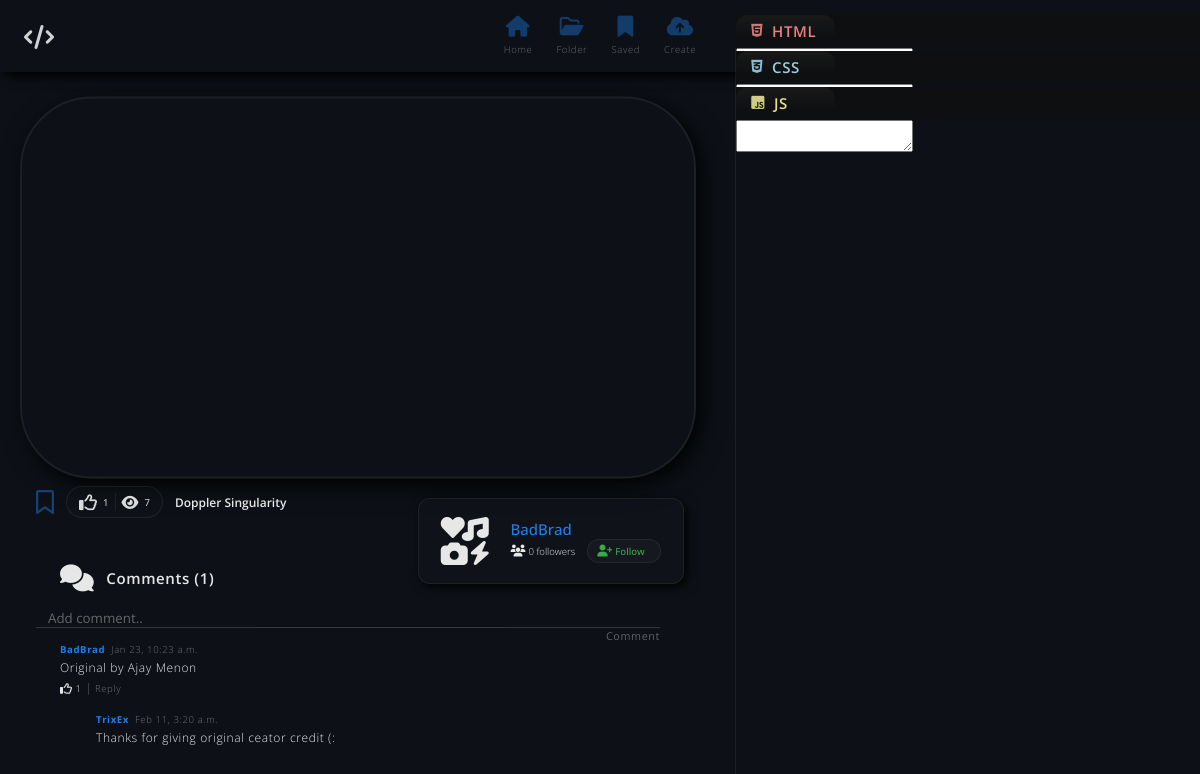
The page /TrixEx.com/view/18 (signed in) on the database its author committed.
### app/models.py (models this page shows)
class Project(models.Model):
    owner = models.ForeignKey(User, related_name="projects", on_delete=models.CASCADE)
    title = models.CharField(max_length=26)
    html = models.TextField()
    css = models.TextField()
    js = models.TextField()
    is_public = models.BooleanField()
    is_example = models.BooleanField(default=False)
    is_landing = models.BooleanField(default=False)
    scale = models.FloatField()
    margin_top = models.FloatField()
    margin_left = models.FloatField()
    views = models.IntegerField(default = 0)
    created_at = models.DateTimeField(auto_now_add=True)
    updated_at = models.DateTimeField(auto_now=True)
    bookmarked_users = models.ManyToManyField(User, related_name="bookmarked_projects")
    liked_users = models.ManyToManyField(User, related_name="liked_projects")

class User(models.Model):
    email = models.EmailField()
    username = models.CharField(max_length=12)
    password = models.TextField()
    motto = models.TextField(default = 'Hi, welcome to my projects folder..')
    is_demo = models.BooleanField(default=False)
    is_admin = models.BooleanField(default=False)
    is_authorized = models.BooleanField(default=False)
    created_at = models.DateTimeField(auto_now_add=True)
    updated_at = models.DateTimeField(auto_now=True)
    following = models.ManyToManyField('self', symmetrical=False, related_name='followers')
    objects = UserManager()

class Comment(models.Model):
    owner = models.ForeignKey(User, related_name="comments", on_delete=models.CASCADE)
    project = models.ForeignKey(Project, related_name="comments", on_delete=models.CASCADE)
    content = models.TextField()
    liked_users = models.ManyToManyField(User, related_name="liked_comments")
    created_at = models.DateTimeField(auto_now_add=True)
    updated_at = models.DateTimeField(auto_now=True)

class Reply(models.Model):
    owner = models.ForeignKey(User, related_name="replies", on_delete=models.CASCADE)
    comment = models.ForeignKey(Comment, related_name="replies", on_delete=models.CASCADE)
    content = models.TextField()
    created_at = models.DateTimeField(auto_now_add=True)
    updated_at = models.DateTimeField(auto_now=True)

### app/views.py (the view)
# urls.py: path('TrixEx.com/view/<int:projectId>', views.view),
def view(request, projectId):
    if 'userId' not in request.session:
        return redirect('/TrixEx.com')
    user = User.objects.get(id=request.session['userId'])
    project = Project.objects.get(id=projectId)
    project.views += 1
    project.save()
    comments = project.comments.all().order_by('-created_at')
    bookmarked_projectIds_set = set()
    bookmarked_projects = user.bookmarked_projects.all()
    for bookmarked_project in bookmarked_projects:
        bookmarked_projectIds_set.add(bookmarked_project.id)
    liked_projectIds_set = set()
    liked_projects = user.liked_projects.all()
    for liked_project in liked_projects:
        liked_projectIds_set.add(liked_project.id)
    liked_commentIds_set = set()
    liked_comments = user.liked_comments.all()
    for liked_comment in liked_comments:
        liked_commentIds_set.add(liked_comment.id)
    following_userIds_set = set()
    following = user.following.all()
    for followee in following:
        following_userIds_set.add(followee.id)
    context = {
        'user' : user,
        'project' : project,
        'bookmarked_projectIds_set' : bookmarked_projectIds_set,
        'liked_projectIds_set' : liked_projectIds_set,
        'liked_commentIds_set' : liked_commentIds_set,
        'following_userIds_set' : following_userIds_set,
        'comments' : comments,
    }
    return render(request, 'view.html', context)

### app/templates/view.html (shortened to what this page needs)
<!DOCTYPE html>
<html lang="en">
<head>
    {% load static %}
    <link rel="stylesheet" href="https://use.fontawesome.com/releases/v6.2.1/css/all.css">
    <link rel="stylesheet" href="{% static 'css/global.css' %}">
    <link rel="stylesheet" href="{% static 'css/view.css' %}">
    <link rel="stylesheet" href="https://cdnjs.cloudflare.com/ajax/libs/codemirror/5.63.1/codemirror.min.css">
    <link rel="stylesheet" href="https://cdnjs.cloudflare.com/ajax/libs/codemirror/5.63.1/theme/moxer.css">
</head>
<body onload="updatePreview()">
    <div class="nav">
        <a href="/TrixEx.com/home" class="logo">
            <i class="fa-solid fa-code"></i>
        </a>
        <div class="icons">
            <a href="/TrixEx.com/home" class="icon">
                <i class="fa-solid fa-house"></i>
                <p>Home</p>
            </a>
            <a href="/TrixEx.com/folder{{user.id}}/{{user.username}}" class="icon">
                <i class="fa-regular fa-folder-open"></i>
                <p>Folder</p>
            </a>
            <a href="/TrixEx.com/bookmarks" class="icon">
                <i class="fa-solid fa-bookmark"></i>
                <p>Saved</p>
            </a>
            <a href="/TrixEx.com/create" class="icon">
                <i class="fa-solid fa-cloud-arrow-up"></i>
                <p class="">Create</p>
            </a>
        </div>
    </div>
    <div class="editor-display">
        <div class="html">
            <div class="label">
                <p><i class="fa-brands fa-html5"></i>HTML</p>
            </div>
        </div>
        <div class="css">
            <div class="label">
                <p><i class="fa-brands fa-css3-alt"></i>CSS</p>
            </div>
        </div>
        <div class="js">
            <div class="label">
                <p><i class="fa-brands fa-square-js"></i>JS</p>
            </div>
            <textarea id="jsEditor" name="js_input" oninput="updatePreview()">{{project.js}}</textarea>
        </div>
    </div>
    <div class="main">
        <div id="screen"></div>
        <div class="details">
            <div class="icon-bar vCenter">
                {% if project.id not in bookmarked_projectIds_set %}
                <i class="fa-regular fa-bookmark" data-bookmark-projectId="{{project.id}}" data-is-bookmarked="0"
                    onclick="toggleBookmark({{project.id}})"></i>
                {% endif %}
                <div class="like-bar">
                    {% if project.id not in liked_projectIds_set %}
                    <i class="fa-regular fa-thumbs-up" data-like-projectId="{{project.id}}" data-is-liked="0"
                        onclick="toggleLike({{project.id}})"></i>
                    {% endif %}
                    <p data-like-count="{{project.liked_users.count}}">{{project.liked_users.count}}</p>
                    <i class="fa-solid fa-eye"></i>
                    <p>{{project.views}}</p>
                </div>
                <p class="project-title">{{project.title}}</p>
                <div class="user-card">
                    <div class="icon">
                        <i class="fa-solid fa-icons"></i>
                    </div>
                    <div>
                        <a href="/TrixEx.com/folder{{project.owner.id}}/{{project.owner.username}}"
                            class="username blue">{{project.owner.username}}</a>
                        <div class="follows vCenter">
                            <i class="fa-solid fa-users"></i>
                            <p><span class="follower-count"
                                    data-follower-count="{{project.owner.followers.count}}">{{project.owner.followers.count}}</span>
                                followers</p>
                            {% if user.id != project.owner.id %}
                            {% if project.owner.id not in following_userIds_set %}
                            <div class="follow-button flex" onclick="toggleFollow({{project.owner.id}})">
                                <i class="fa-solid fa-user-plus green" data-is-following="0"></i>
                                <p class="follow green">Follow</p>
                            </div>
                            {% endif %}
                            {% endif %}
                        </div>
                    </div>
                </div>
            </div>
        </div>
        <div class="comments-section" id="commentSection">
            <div class="header vCenter">
                <i class="fa-solid fa-comments"></i>
                <p>Comments ({{project.comments.count}})</p>
            </div>
            <form action="/TrixEx.com/comment/{{project.id}}" method="POST" class="comment-input">
                <input type="text" name="content" placeholder="Add comment..">
                <button type="submit">Comment</button>
            </form>
            {% for comment in comments %}
            <div class="comment">
                <div class="stamp vCenter">
                    <a href="/TrixEx.com/folder{{comment.owner.id}}/{{comment.owner.username}}"
                        class="username blue">{{comment.owner.username}}</a>
                    <p class="time-stamp dark">{{comment.created_at|date:"M d, g:i a"}}</p>
                </div>
                <p class="comment-content">{{comment.content}}</p>
                <div class="button-bar vCenter">
                    {% if comment.id not in liked_commentIds_set %}
                    <i class="fa-regular fa-thumbs-up" data-like-commentId="{{comment.id}}" data-is-liked="0"
                        onclick="toggleCommentLike({{comment.id}})"></i>
                    {% endif %}
                    <p data-comment-like-count="{{comment.liked_users.count}}"
                        data-comment-like-count-commentId="{{comment.id}}">{{comment.liked_users.count}}</p>
                    <p class="dark" onclick="showReply({{comment.id}})">Reply</p>
                </div>
                {% for reply in comment.replies.all %}
                <div class="reply">
                    <div class="stamp vCenter">
                        <a href="/TrixEx.com/folder{{reply.owner.id}}/{{reply.owner.username}}"
                            class="username blue">{{reply.owner.username}}</a>
                        <p class="time-stamp dark">{{reply.created_at|date:"M d, g:i a"}}</p>
                    </div>
                    <p class="comment-content">{{reply.content}}</p>
                </div>
                {% endfor %}
            </div>
            {% endfor %}
        </div>
    </div>
</body>
</html>

### app/static/css/global.css (style rules this page uses)
* { padding: 0; margin: 0; }
html { font-size: 1vw; }
body { position: relative; top: 0; left: 0; min-height: 100vh; background-color: #0d1117; font-family: 'Open Sans', sans-serif; font-weight: 400; overflow-x: hidden; letter-spacing: 0.05vw; }
p { color: #ffffff; opacity: 90%; }
a { color: #ffffff; opacity: 90%; text-decoration: none; }
i { color: #ffffff; opacity: 90%; }
button { font-family: 'Open Sans', sans-serif; font-weight: 400; letter-spacing: 0.05vw; }
.dark { opacity: 0.4; }
.green { color: #3fb950; }
.blue { color: #218bff; }
.flex { display: flex; }
.vCenter { display: flex; align-items: center; }
.nav { position: fixed; top: 0; left: 0; z-index: 1; display: flex; align-items: center; width: 100vw; height: 6vw; box-shadow: 5px 5px 10px black; background-color: #0d1117; }
.nav .logo { font-size: 2rem; margin-left: 2vw; }
.nav .icons { position: absolute; top: 50%; left: 50%; transform: translate(-50%, -50%); display: flex; gap: 2vw; font-weight: 300; }
.nav .icon { display: flex; flex-direction: column; align-items: center; justify-content: center; }
.nav .icon i { font-size: 1.75rem; margin-bottom: 0.5vw; color: #218bff; opacity: 0.4; }
.nav .icon p { font-size: 0.8rem; opacity: 0.4; }

### rows shown on the page
Project: liked_users.count "1", views "7", title "Doppler Singularity", owner.username "BadBrad", owner.followers.count "0", comments.count "1"
Comment: owner.username "BadBrad", created_at "Jan 23, 10:23 a.m.", content "Original by Ajay Menon", liked_users.count "1"
Reply: owner.username "TrixEx", created_at "Feb 11, 3:20 a.m.", content "Thanks for giving original ceator credit (:"
